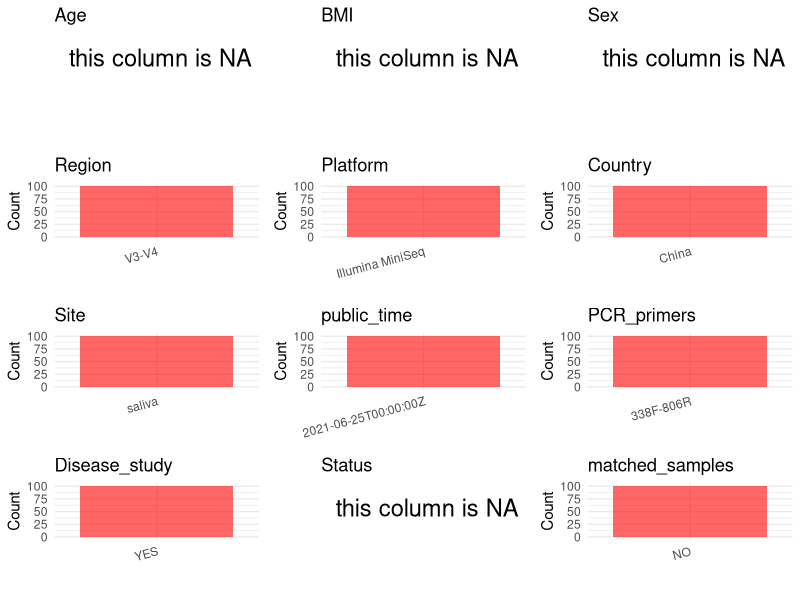

Here is the R script that generated this plot: (Note: this script raises an error after producing the figure.)
## ---- chunk 1
# Load necessary libraries
library(dplyr)
library(ggplot2)
library(cowplot)
# Set working directory (update this path to your local directory)
setwd("/Users/dongbiao/Documents/oral/global-oral-microbiome/data/projects/PRJNA732238/")

# Read the initial metadata files
initial_meta<-read.csv("SraRunTable.csv",header = T)

head(initial_meta)
## ---- chunk 2
# Create a uniform metadata dataframe
metadata <- data.frame(
  BioProject = initial_meta$BioProject,
  Run = initial_meta$Run,
  sample_name = initial_meta$`Sample.Name`,
  Age = NA,
  BMI = NA,
  Sex=NA,
  Region = "V3-V4",
  Platform = initial_meta$Instrument,
  Country = initial_meta$geo_loc_name_country,
  Site = initial_meta$isolation_source,
  public_time = initial_meta$ReleaseDate,
  stringsAsFactors = FALSE
)
## ---- chunk 3
# Add information obtained from the publication
metadata$PCR_primers <- "338F-806R"
metadata$title <- "The Salivary Microbiota of Patients With Primary Biliary Cholangitis Is Distinctive and Pathogenic"
metadata$Disease_study <- "YES"

# Assign disease status based on sample_name patterns
metadata$Status <- NA

# Create matched_samples column
metadata$matched_samples <- "NO"

# Check initial data distribution
cat("Initial sample distribution:\n")
table(metadata$sample_name)
table(metadata$Site)
## ---- chunk 4
# Check the number of unique runs and sample names
print(paste("Number of unique runs:", length(unique(metadata$Run))))
print(paste("Number of unique sample names:", length(unique(metadata$sample_name))))
## ---- chunk 5
# Select columns for visualization
plot_data <- metadata %>%
  select(-BioProject, -Run, -sample_name, -title)

# Function to create simple plots for each column
create_simple_plots <- function(data) {
  plots <- list()
  
  for (col in colnames(data)) {
    # Check if the column is all NA
    if (all(is.na(data[[col]]))) {
      # Create an empty plot with text indicating all NA
      p <- ggplot() +
        annotate("text", x = 0.5, y = 0.5, label = "this column is NA", size = 6) +
        labs(title = col) +
        theme_void()
    } else if (is.numeric(data[[col]])) {
      # Numeric variable: histogram
      p <- ggplot(data, aes(x = .data[[col]])) +
        geom_histogram(fill = "blue", alpha = 0.6, bins = 20, na.rm = TRUE) +
        labs(title = col) +
        theme_minimal()
    } else {
      # Categorical variable: bar plot (remove NA values)
      count_data <- as.data.frame(table(data[[col]], useNA = "ifany"))
      p <- ggplot(count_data, aes(x = reorder(Var1, -Freq), y = Freq)) +
        geom_col(fill = "red", alpha = 0.6) +
        labs(title = col, x = NULL, y = "Count") +
        theme_minimal() +
        theme(axis.text.x = element_text(angle = 15, hjust = 1))
    }
    plots[[col]] <- p
  }
  
  return(plots)
}

# Generate and arrange plots
plots <- create_simple_plots(plot_data)
p<-plot_grid(plots$Age, 
          plots$BMI, 
          plots$Sex, 
          plots$Region, 
          plots$Platform, 
          plots$Country, 
          plots$Site,
          plots$public_time, 
          plots$PCR_primers,
          plots$Disease_study,
          plots$Status,
          plots$matched_samples,# add 
          ncol = 3, align = "hv", axis = "lb")
ggsave("Metadata_Summary.png", plot = p, width = 8, height = 6, dpi = 150)
## ---- chunk 6
knitr::include_graphics("Metadata_Summary.png")
## ---- chunk 7
# Reorder columns to match the desired format
metadata <- metadata[, c(
  "BioProject", "Run", "sample_name", "Age", "BMI", "Sex", 
  "Region", "Platform", "Country", "Site", "public_time", 
  "PCR_primers", "title", "Disease_study", "Status","matched_samples"
)]

# Export the uniform metadata to a CSV file
write.csv(metadata, file = "metadata.csv", quote = FALSE)
head(metadata)
